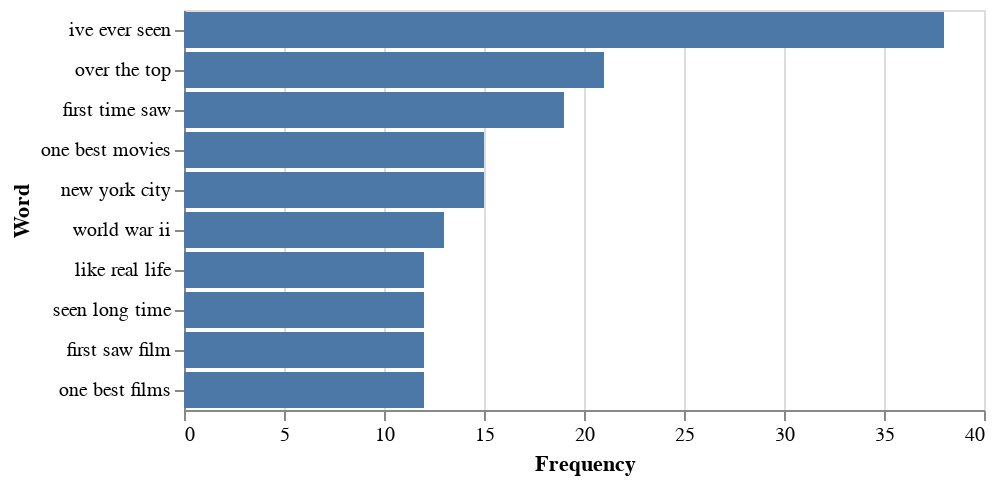

Here is the notebook cell this chart was saved with:
### Code cell
# bar chart of top trigrams frequency - positive sentiment
import numpy as np

array = np.array(trigrams_positive)
text_data.display.render_bar_chart(labels = array[:,0],
                                   vector_data = array[:,1], x_label='Frequency', y_label='Word')

### Figure 1 — Vega-Lite specification as saved in the notebook (floating-point values rounded to 4 significant figures)
{"config": {"view": {"continuousWidth": 400, "continuousHeight": 300}}, "data": {"name": "data-a815ae557876974b70e188f34f394c0c"}, "mark": "bar", "encoding": {"x": {"field": "Frequency", "title": "Frequency", "type": "quantitative"}, "y": {"field": "Word", "sort": "-x", "title": "Word", "type": "ordinal"}}, "$schema": "https://vega.github.io/schema/vega-lite/v4.17.0.json", "datasets": {"data-a815ae557876974b70e188f34f394c0c": [{"Frequency": "38", "Word": "ive ever seen"}, {"Frequency": "21", "Word": "over the top"}, {"Frequency": "19", "Word": "first time saw"}, {"Frequency": "15", "Word": "one best movies"}, {"Frequency": "15", "Word": "new york city"}, {"Frequency": "13", "Word": "world war ii"}, {"Frequency": "12", "Word": "like real life"}, {"Frequency": "12", "Word": "seen long time"}, {"Frequency": "12", "Word": "first saw film"}, {"Frequency": "12", "Word": "one best films"}]}}
